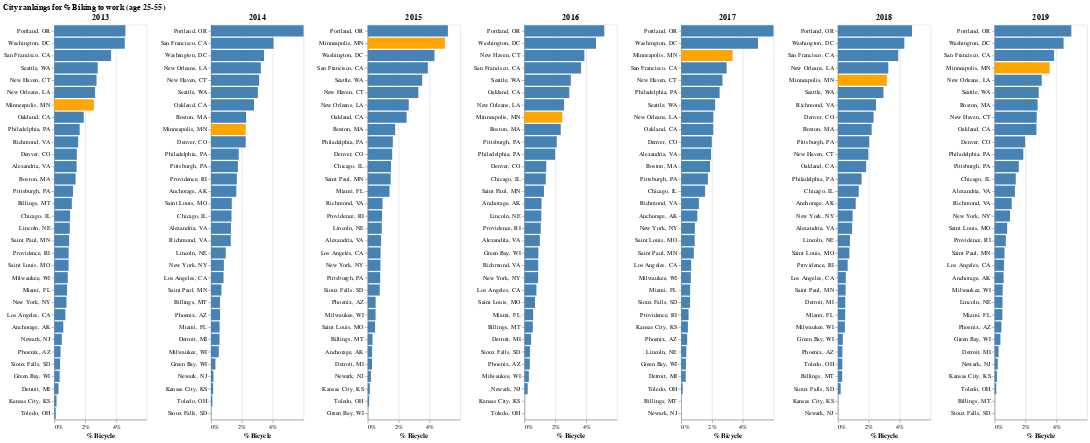

The notebook cell this image was saved under:
### Markdown cell above
## Using the same code but pointing to % Bicycle, we can produce the same type of graphs for different variables

### Code cell
# conditional coloring of one bar
charts = alt.hconcat(title="City rankings for % Biking to work (age 25-55)")
max_pct = table["% Bicycle"].max()
for y in table["YEAR"].unique():
    bar = alt.Chart(table[table["YEAR"]==y], title=str(y)).mark_bar().encode(
        alt.X(
            '% Bicycle',
            axis=alt.Axis(format="%"),
            scale=alt.Scale(domain=(0, max_pct)),
        ),
        alt.Y('CITY_lbl:N', sort="-x", title=None),
        color=alt.condition(
            alt.datum.CITY_lbl == "Minneapolis, MN",
            alt.value('orange'),
            alt.value('steelblue'),
        )
    ).properties(width=150)
    charts |= bar
    
charts
